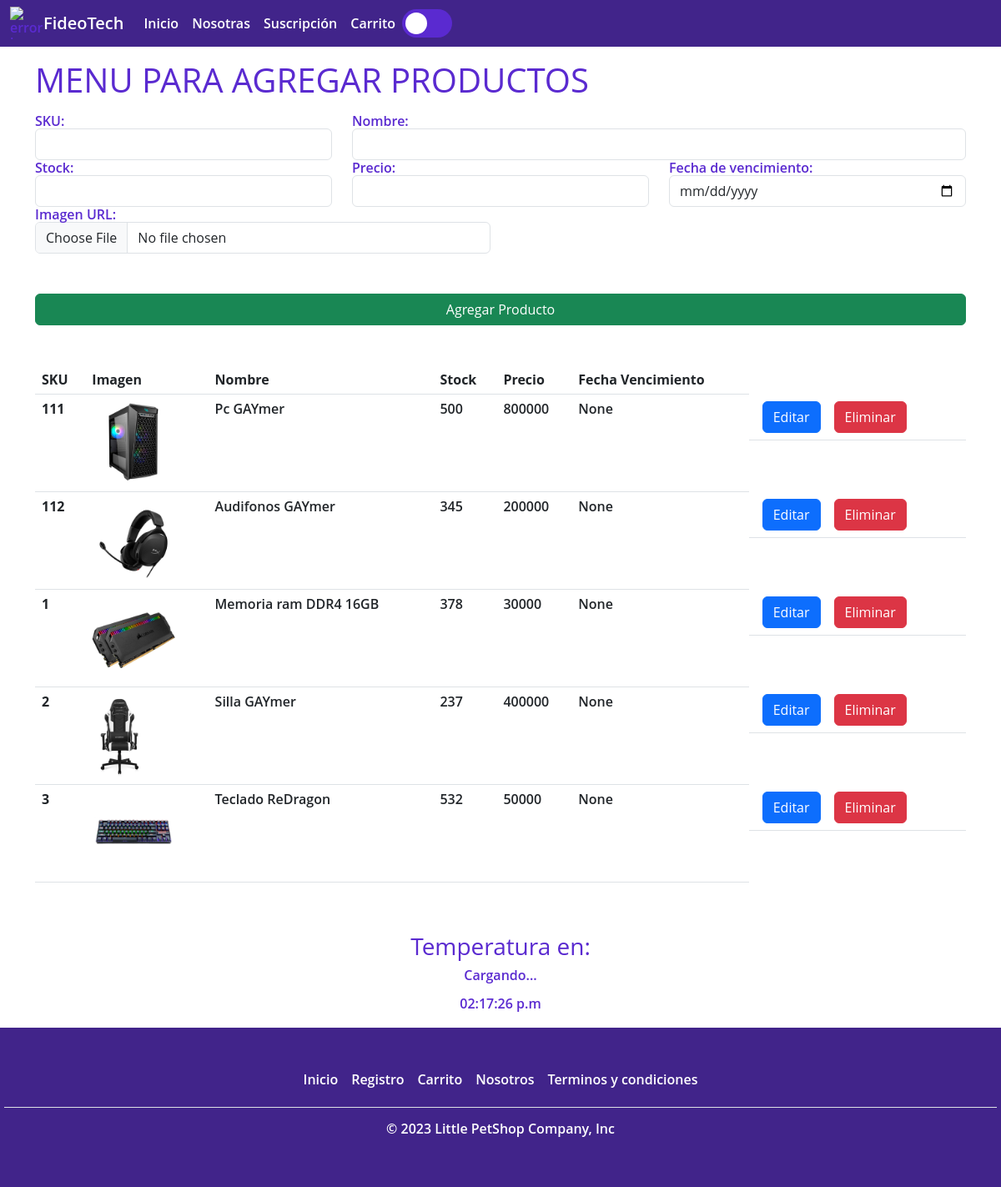
Screenshot of /agregarProducto with the database file from the repository.
### apps/Tienda/models.py (models this page shows, shortened)
class Producto(models.Model):
    sku = models.CharField(primary_key=True, max_length=50)
    nombreProd = models.CharField(max_length=50, null=False)
    precio = models.IntegerField(null=False)
    stock = models.IntegerField(null=True)
    fecha_vencimiento = models.DateField(null=True)
    image_url = models.ImageField(upload_to='images/', null=True, blank=True)

### apps/Tienda/views.py (the view)
# urls.py: path('agregarProducto',views.CargarAgregarProducto),
def CargarAgregarProducto(request):
    productos = Producto.objects.all()
    categoria = Categoria.objects.all()
    return render(request, "agregarProducto.html", {'prod':productos, 'Categoria':categoria})

### apps/Tienda/templates/agregarProducto.html (shortened to what this page needs)
{% extends './baseTodos.html' %}
{% load static %}
{% block body %}
<div class="container mt-3 mb-3">
    <h1>MENU PARA AGREGAR PRODUCTOS</h1>
</div>
    <div class="container">
        <form id="formularioAgregarProducto" action="/agregarProductoForm" method="POST" enctype="multipart/form-data"> {% csrf_token %}
            <div class="row">
                <div class="col-md-4">
                    <label for="txtSku">SKU:</label>
                    <input name="txtSku" id="txtSku" type="text" class="form-control">
                </div>
                <div class="col-md-8">
                    <label for="txtNombre">Nombre:</label>
                    <input name="txtNombre" id="txtNombre" type="text" class="form-control">
                </div>
                <div class="col-md-4">
                    <label for="txtStock">Stock:</label>
                    <input name="txtStock" id="txtStock" type="text" class="form-control">
                </div>
                <div class="col-md-4">
                    <label for="txtPrecio">Precio:</label>
                    <input name="txtPrecio" id="txtPrecio" type="number" class="form-control">
                </div>
                <div class="col-md-4">
                    <label for="fechaVencimientoSel">Fecha de vencimiento:</label>
                    <input type="date" name="fechaVencimientoSel" id="fechaVencimientoSel" type="text" class="form-control">
                </div>
                <div class="col-md-6">
                    <label for="txtImg">Imagen URL:</label>
                    <input name="txtImg" id="txtImg" type="file" class="form-control">
                </div>
            </div>
            <button class="btn btn-success mt-5 w-100">Agregar Producto</button>
        </form>
    </div>
    <div class="container mt-5">
        <table class="table">
            <thead>
              <tr>
                <th scope="col">SKU</th>
                <th scope="col">Imagen</th>
                <th scope="col">Nombre</th>
                <th scope="col">Stock</th>
                <th scope="col">Precio</th>
                <th scope="col">Fecha Vencimiento</th>
              </tr>
            </thead>
            <tbody>
                {% for p in prod %}
              <tr>
                <th scope="row">{{p.sku}}</th>
                <td><img src="{{p.image_url.url}}" alt="" height="100"></td>
                <td>{{p.nombreProd}}</td>
                <td>{{p.stock}}</td>
                <td>{{p.precio}}</td>
                <td>{{p.fecha_vencimiento}}</td>
                <td class="d-flex">
                    <a href="/editarProducto/{{p.sku}}" class="btn btn-primary mx-2">Editar</a>
                    <a href="/eliminarProducto/{{p.sku}}" class="btn btn-danger mx-2">Eliminar</a>
                </td>
              </tr>
                {% endfor %}
            </tbody>
          </table>
    </div>
{% endblock %}

### apps/Tienda/static/css/estilos.css (style rules this page uses)
body { margin: 0; font: 600 16px/18px "Open Sans", sans-serif; }
:root { --color-fuente: rgb(90, 42, 208); --color-fondo: #ffffff; }
body { background-color: var(--color-fondo); color: var(--color-fuente); }
a { color: inherit; text-decoration: none; }

### rows the page displays
Producto: sku "111", image_url (picture), nombreProd "Pc GAYmer", stock "500", precio "800000", fecha_vencimiento "None"
Producto: sku "112", image_url (picture), nombreProd "Audifonos GAYmer", stock "345", precio "200000", fecha_vencimiento "None"
Producto: sku "1", image_url (picture), nombreProd "Memoria ram DDR4 16GB", stock "378", precio "30000", fecha_vencimiento "None"
Producto: sku "2", image_url (picture), nombreProd "Silla GAYmer", stock "237", precio "400000", fecha_vencimiento "None"
Producto: sku "3", image_url (picture), nombreProd "Teclado ReDragon", stock "532", precio "50000", fecha_vencimiento "None"
